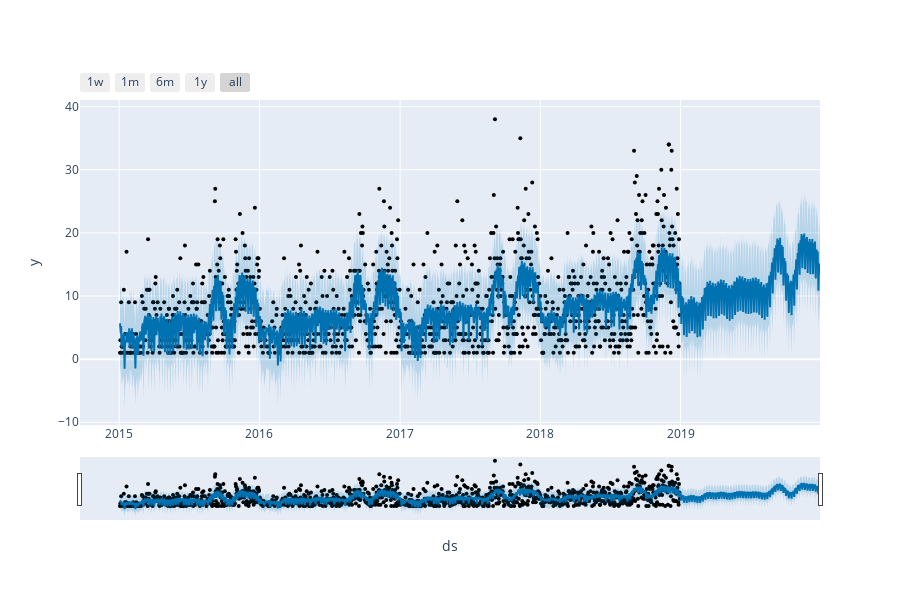

The notebook cell this image was saved under:
### Code cell
future = m.make_future_dataframe(periods=365)
future.tail()
forecast = m.predict(future)
forecast.head()
fig1 = m.plot(forecast)
plot_plotly(m, forecast)

### Figure 1 — Plotly figure (JSON) as saved in the notebook; plotly's stock layout.template omitted (floating-point values rounded to 4 significant figures; data arrays with more than 128 entries replaced by an {"elided": "..."} marker saying what was removed)
{"data": [{"marker": {"color": "black", "size": 4}, "mode": "markers", "name": "Actual", "type": "scatter", "x": {"elided": "1230 str values"}, "y": {"elided": "1230 int values"}}, {"hoverinfo": "skip", "line": {"width": 0}, "mode": "lines", "type": "scatter", "x": {"elided": "1595 str values"}, "y": {"elided": "1595 float values"}}, {"fill": "tonexty", "fillcolor": "rgba(0, 114, 178, 0.2)", "line": {"color": "#0072B2", "width": 2}, "mode": "lines", "name": "Predicted", "type": "scatter", "x": {"elided": "1595 str values"}, "y": {"elided": "1595 float values"}}, {"fill": "tonexty", "fillcolor": "rgba(0, 114, 178, 0.2)", "hoverinfo": "skip", "line": {"width": 0}, "mode": "lines", "type": "scatter", "x": {"elided": "1595 str values"}, "y": {"elided": "1595 float values"}}], "layout": {"height": 600, "showlegend": false, "width": 900, "xaxis": {"rangeselector": {"buttons": [{"count": 7, "label": "1w", "step": "day", "stepmode": "backward"}, {"count": 1, "label": "1m", "step": "month", "stepmode": "backward"}, {"count": 6, "label": "6m", "step": "month", "stepmode": "backward"}, {"count": 1, "label": "1y", "step": "year", "stepmode": "backward"}, {"step": "all"}]}, "rangeslider": {"visible": true}, "title": {"text": "ds"}, "type": "date"}, "yaxis": {"title": {"text": "y"}}}}
